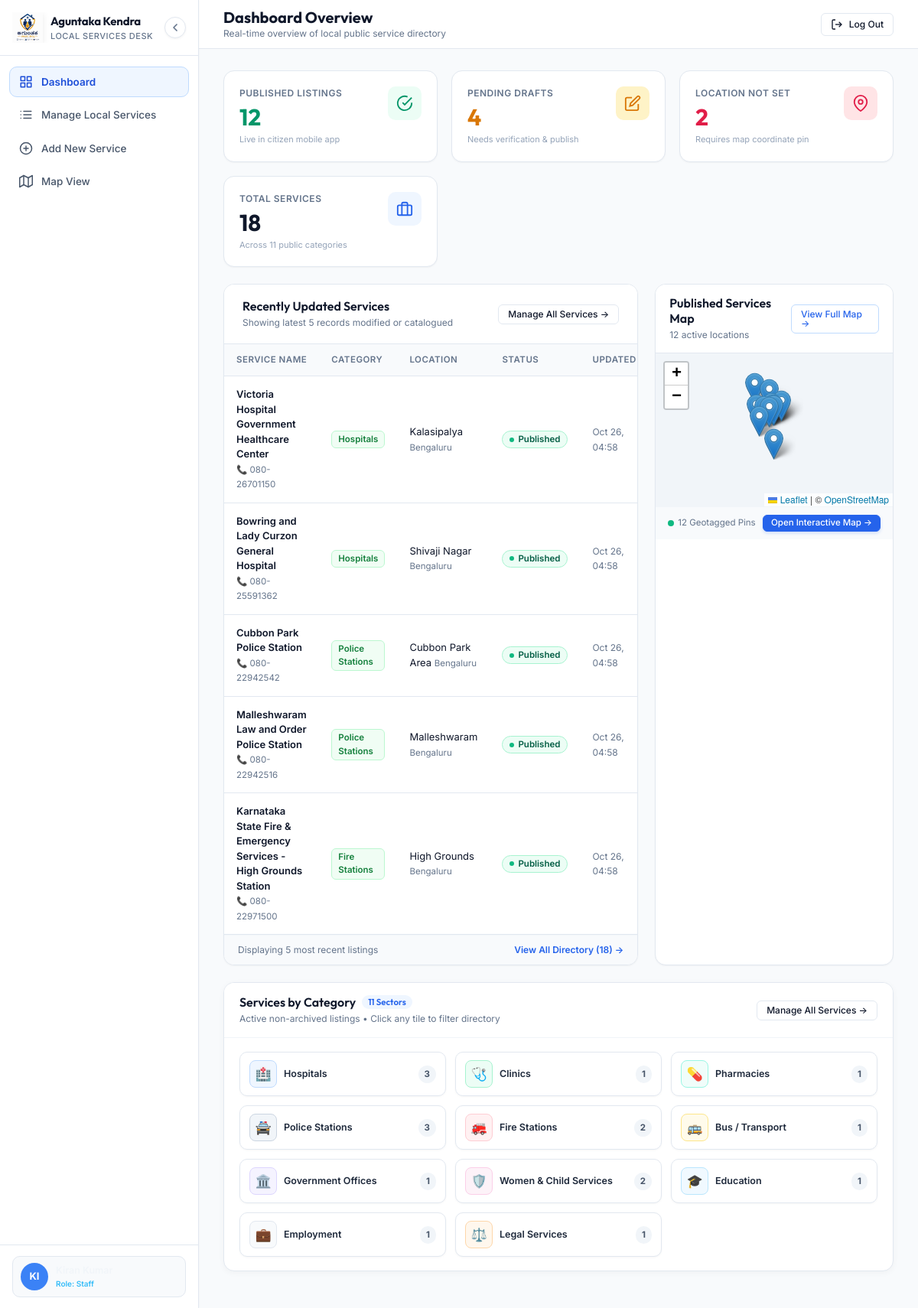
The page /dashboard.php (signed in) on the database its author committed.
### tables this page shows
CREATE TABLE IF NOT EXISTS `local_services` (
    `id` INT AUTO_INCREMENT PRIMARY KEY,
    `service_name` VARCHAR(150) NOT NULL,
    `category` VARCHAR(60) NOT NULL,
    `short_description` VARCHAR(255) NULL,
    `description` TEXT NULL,
    `file_url` VARCHAR(255) NULL,
    `file_name` VARCHAR(255) NULL,
    `file_type` VARCHAR(100) NULL,
    `phone` VARCHAR(25) NOT NULL,
    `alternate_phone` VARCHAR(25) NULL,
    `email` VARCHAR(100) NULL,
    `website` VARCHAR(255) NULL,
    `contact_person` VARCHAR(100) NULL,
    `address_line` VARCHAR(255) NOT NULL,
    `locality` VARCHAR(100) NOT NULL,
    `city` VARCHAR(100) NOT NULL,
    `district` VARCHAR(100) NOT NULL,
    `state` VARCHAR(100) DEFAULT 'Karnataka',
    `pincode` VARCHAR(10) NULL,
    `latitude` DECIMAL(10, 7) NULL,
    `longitude` DECIMAL(10, 7) NULL,
    `opening_time` TIME NULL,
    `closing_time` TIME NULL,
    `working_days` VARCHAR(100) NULL,
    `is_24_hours` TINYINT(1) DEFAULT 0,
    `availability_notes` TEXT NULL,
    `facilities` TEXT NULL,
    `accessibility_notes` TEXT NULL,
    `public_notes` TEXT NULL,
    `internal_notes` TEXT NULL,
    `status` ENUM('Draft', 'Published', 'Inactive', 'Archived') DEFAULT 'Draft',
    `created_by` INT NULL,
    `updated_by` INT NULL,
    `created_at` DATETIME DEFAULT CURRENT_TIMESTAMP,
    `updated_at` DATETIME DEFAULT CURRENT_TIMESTAMP ON UPDATE CURRENT_TIMESTAMP,
    `published_at` DATETIME NULL,
    INDEX `idx_category` (`category`),
    INDEX `idx_status` (`status`),
    INDEX `idx_city` (`city`),
    INDEX `idx_district` (`district`),
    INDEX `idx_coords` (`latitude`, `longitude`),
    CONSTRAINT `fk_service_creator` FOREIGN KEY (`created_by`) REFERENCES `staff_users` (`id`) ON DELETE SET NULL,
    CONSTRAINT `fk_service_updater` FOREIGN KEY (`updated_by`) REFERENCES `staff_users` (`id`) ON DELETE SET NULL
);

### dashboard.php (the view, shortened to what this page needs)
<?php
require_once __DIR__ . '/includes/header.php';
require_once __DIR__ . '/includes/sidebar.php';
require_once __DIR__ . '/includes/topbar.php';
$pdo = Database::getConnection();
$totalServices = (int)$pdo->query("SELECT COUNT(*) FROM local_services")->fetchColumn();
$publishedCount = (int)$pdo->query("SELECT COUNT(*) FROM local_services WHERE status = 'Published'")->fetchColumn();
$draftCount = (int)$pdo->query("SELECT COUNT(*) FROM local_services WHERE status = 'Draft'")->fetchColumn();
$missingCoordsCount = (int)$pdo->query("SELECT COUNT(*) FROM local_services WHERE latitude IS NULL OR longitude IS NULL")->fetchColumn();
$recentStmt = $pdo->query("
    SELECT s.id, s.service_name, s.category, s.locality, s.city, s.status, s.updated_at, s.phone
    FROM local_services s
    ORDER BY s.updated_at DESC
    LIMIT 5
");
$recentServices = $recentStmt->fetchAll();
$catStmt = $pdo->query("
    SELECT category, COUNT(*) as count
    FROM local_services
    WHERE status != 'Archived'
    GROUP BY category
    ORDER BY count DESC
");
$categoryBreakdown = $catStmt->fetchAll();
$catCounts = [];
foreach ($categoryBreakdown as $cb) {
    $catCounts[$cb['category']] = (int)$cb['count'];
}
$categoryMeta = [
    'Hospitals' => ['icon' => '🏥', 'bg' => '#eff6ff', 'border' => '#bfdbfe'],
    'Clinics' => ['icon' => '🩺', 'bg' => '#ecfdf5', 'border' => '#a7f3d0'],
    'Pharmacies' => ['icon' => '💊', 'bg' => '#f0fdfa', 'border' => '#99f6e4'],
    'Police Stations' => ['icon' => '🚔', 'bg' => '#f1f5f9', 'border' => '#cbd5e1'],
    'Fire Stations' => ['icon' => '🚒', 'bg' => '#fff1f2', 'border' => '#fecdd3'],
    'Bus / Transport' => ['icon' => '🚌', 'bg' => '#fffbeb', 'border' => '#fde68a'],
    'Government Offices' => ['icon' => '🏛️', 'bg' => '#f5f3ff', 'border' => '#ddd6fe'],
    'Women & Child Services' => ['icon' => '🛡️', 'bg' => '#fdf2f8', 'border' => '#fbcfe8'],
    'Education' => ['icon' => '🎓', 'bg' => '#f0f9ff', 'border' => '#bae6fd'],
    'Employment' => ['icon' => '💼', 'bg' => '#f8fafc', 'border' => '#e2e8f0'],
    'Legal Services' => ['icon' => '⚖️', 'bg' => '#fff7ed', 'border' => '#fed7aa'],
];
$mapStmt = $pdo->query("
    SELECT id, service_name, category, locality, city, latitude, longitude, phone, status
    FROM local_services
    WHERE status = 'Published' AND latitude IS NOT NULL AND longitude IS NOT NULL
    LIMIT 25
");
$mapServices = $mapStmt->fetchAll();
?>
<div class="stats-grid" style="margin-bottom: 22px;">
    <a href="services.php?status=Published" class="stat-card-link" title="Filter live published services">
        <div class="stat-card">
            <div class="stat-info">
                <span class="stat-label">Published Listings</span>
                <span class="stat-number" style="color:#059669;"><?= $publishedCount ?></span>
                <span class="stat-meta">Live in citizen mobile app</span>
            </div>
            <div class="stat-icon icon-green">
                <svg viewBox="0 0 24 24" fill="none" stroke="currentColor" stroke-width="2">
                    <path d="M22 11.08V12a10 10 0 1 1-5.93-9.14"></path>
                    <polyline points="22 4 12 14.01 9 11.01"></polyline>
                </svg>
            </div>
        </div>
    </a>
    <a href="services.php?status=Draft" class="stat-card-link" title="Review draft listings">
        <div class="stat-card">
            <div class="stat-info">
                <span class="stat-label">Pending Drafts</span>
                <span class="stat-number" style="color:#d97706;"><?= $draftCount ?></span>
                <span class="stat-meta">Needs verification & publish</span>
            </div>
            <div class="stat-icon icon-amber">
                <svg viewBox="0 0 24 24" fill="none" stroke="currentColor" stroke-width="2">
                    <path d="M11 4H4a2 2 0 0 0-2 2v14a2 2 0 0 0 2 2h14a2 2 0 0 0 2-2v-7"></path>
                    <path d="M18.5 2.5a2.121 2.121 0 0 1 3 3L12 15l-4 1 1-4 9.5-9.5z"></path>
                </svg>
            </div>
        </div>
    </a>
    <a href="services.php?has_coords=0" class="stat-card-link" title="Listings requiring GPS coordinates">
        <div class="stat-card">
            <div class="stat-info">
                <span class="stat-label">Location Not Set</span>
                <span class="stat-number" style="color:#e11d48;"><?= $missingCoordsCount ?></span>
                <span class="stat-meta">Requires map coordinate pin</span>
            </div>
            <div class="stat-icon icon-rose">
                <svg viewBox="0 0 24 24" fill="none" stroke="currentColor" stroke-width="2">
                    <path d="M21 10c0 7-9 13-9 13s-9-6-9-13a9 9 0 0 1 18 0z"></path>
                    <circle cx="12" cy="10" r="3"></circle>
                </svg>
            </div>
        </div>
    </a>
    <a href="services.php" class="stat-card-link" title="View all local services">
        <div class="stat-card">
            <div class="stat-info">
                <span class="stat-label">Total Services</span>
                <span class="stat-number"><?= $totalServices ?></span>
                <span class="stat-meta">Across 11 public categories</span>
            </div>
            <div class="stat-icon icon-blue">
                <svg viewBox="0 0 24 24" fill="none" stroke="currentColor" stroke-width="2">
                    <rect x="2" y="7" width="20" height="14" rx="2" ry="2"></rect>
                    <path d="M16 21V5a2 2 0 0 0-2-2h-4a2 2 0 0 0-2 2v16"></path>
                </svg>
            </div>
        </div>
    </a>
</div>
<div style="display:grid; grid-template-columns: 2fr 1.15fr; gap: 22px; margin-bottom: 22px;">
    <div class="card" style="margin-bottom:0; display:flex; flex-direction:column;">
        <div class="card-header">
            <div>
                <h3 class="card-title">Recently Updated Services</h3>
                <span class="card-subtitle">Showing latest 5 records modified or catalogued</span>
            </div>
            <a href="services.php" class="btn btn-secondary btn-sm">Manage All Services →</a>
        </div>
        <div class="table-responsive" style="flex:1;">
            <table class="data-table">
                <thead>
                    <tr>
                        <th>Service Name</th>
                        <th>Category</th>
                        <th>Location</th>
                        <th>Status</th>
                        <th>Updated</th>
                    </tr>
                </thead>
                <tbody>
                    <?php if (empty($recentServices)): ?>
                        <tr><td colspan="6" style="text-align:center; padding:30px; color:#64748b;">No services recorded yet.</td></tr>
                    <?php else: ?>
                        <?php foreach ($recentServices as $svc): ?>
                            <tr>
                                <td>
                                    <span class="table-service-name"><?= htmlspecialchars($svc['service_name']) ?></span>
                                    <span class="table-subtext">📞 <?= htmlspecialchars($svc['phone']) ?></span>
                                </td>
                                <td>
                                    <a href="services.php?category=<?= urlencode($svc['category']) ?>" class="category-tag" style="text-decoration:none;">
                                        <?= htmlspecialchars($svc['category']) ?>
                                    </a>
                                </td>
                                <td>
                                    <span><?= htmlspecialchars($svc['locality']) ?></span>
                                    <span class="table-subtext"><?= htmlspecialchars($svc['city']) ?></span>
                                </td>
                                <td>
                                    <span class="badge-status status-<?= str_replace(' ', '_', $svc['status']) ?>">
                                        <?= htmlspecialchars($svc['status']) ?>
                                    </span>
                                </td>
                                <td>
                                    <span style="font-size:12px; color:#64748b;">
                                        <?= date('M d, H:i', strtotime($svc['updated_at'])) ?>
                                    </span>
                                </td>
                            </tr>
                        <?php endforeach; ?>
                    <?php endif; ?>
                </tbody>
            </table>
        </div>
        <div style="padding:10px 18px; background:#f8fafc; border-top:1px solid #f1f5f9; display:flex; justify-content:space-between; align-items:center;">
            <span style="font-size:12px; color:#64748b;">Displaying 5 most recent listings</span>
            <a href="services.php" style="font-size:12px; font-weight:600; color:#2563eb; text-decoration:none;">
                View All Directory (<?= $totalServices ?>) &rarr;
            </a>
        </div>
    </div>
    <div class="card" style="margin-bottom:0; display:flex; flex-direction:column;">
        <div class="card-header" style="padding:14px 18px;">
            <div>
                <h3 class="card-title">Published Services Map</h3>
                <span class="card-subtitle"><?= count($mapServices) ?> active locations</span>
            </div>
            <a href="map.php" class="btn btn-outline-primary btn-sm">View Full Map &rarr;</a>
        </div>
        <div class="card-body" style="padding:0; position:relative;">
            <div id="dashboardMap" style="width:100%; height:200px; border-radius:0; position:relative; z-index:1;"></div>
        </div>
        <div style="padding:10px 16px; background:#f8fafc; border-top:1px solid #f1f5f9; display:flex; justify-content:space-between; align-items:center;">
            <span style="font-size:11.5px; color:#64748b; display:flex; align-items:center; gap:5px;">
                <span style="width:8px; height:8px; border-radius:50%; background:#10b981; display:inline-block;"></span>
                <?= count($mapServices) ?> Geotagged Pins
            </span>
            <a href="map.php" class="btn btn-primary btn-sm" style="font-size:11.5px; padding:4px 10px;">
                Open Interactive Map &rarr;
            </a>
        </div>
    </div>
</div>
<div class="card" style="margin-bottom:0; box-shadow: 0 2px 8px rgba(0,0,0,0.04);">
    <div class="card-header" style="padding:15px 20px; border-bottom:1px solid #f1f5f9; display:flex; justify-content:space-between; align-items:center;">
        <div>
            <h3 class="card-title" style="display:flex; align-items:center; gap:8px;">
                <span>Services by Category</span>
                <span style="font-size:11.5px; font-weight:600; background:#eff6ff; color:#2563eb; padding:2px 8px; border-radius:12px;">11 Sectors</span>
            </h3>
            <span class="card-subtitle">Active non-archived listings &bull; Click any tile to filter directory</span>
        </div>
        <a href="services.php" class="btn btn-secondary btn-sm" style="font-size:12px;">Manage All Services &rarr;</a>
    </div>
    <div class="card-body" style="padding:18px 20px;">
        <div class="category-directory-grid">
            <?php foreach (SERVICE_CATEGORIES as $catName): ?>
                <?php
                    $cnt = $catCounts[$catName] ?? 0;
                    $meta = $categoryMeta[$catName] ?? ['icon' => '📍', 'bg' => '#f1f5f9', 'border' => '#e2e8f0'];
                ?>
                <a href="services.php?category=<?= urlencode($catName) ?>" class="cat-tile" title="View <?= htmlspecialchars($catName) ?> (<?= $cnt ?> listings)">
                    <div class="cat-tile-left">
                        <div class="cat-tile-icon" style="background:<?= $meta['bg'] ?>; border:1px solid <?= $meta['border'] ?>;">
                            <?= $meta['icon'] ?>
                        </div>
                        <span class="cat-tile-title"><?= htmlspecialchars($catName) ?></span>
                    </div>
                    <span class="cat-tile-count"><?= $cnt ?></span>
                </a>
            <?php endforeach; ?>
        </div>
    </div>
</div>
<?php require_once __DIR__ . '/includes/footer.php'; ?>

### rows shown on the page
local_services: service_name "Victoria Hospital Government Healthcare Center", phone "080-26701150", category "Hospitals", locality "Kalasipalya", city "Bengaluru", status "Published", updated_at "Oct 26, 04:58"
local_services: service_name "Bowring and Lady Curzon General Hospital", phone "080-25591362", category "Hospitals", locality "Shivaji Nagar", city "Bengaluru", status "Published", updated_at "Oct 26, 04:58"
local_services: service_name "Cubbon Park Police Station", phone "080-22942542", category "Police Stations", locality "Cubbon Park Area", city "Bengaluru", status "Published", updated_at "Oct 26, 04:58"
local_services: service_name "Malleshwaram Law and Order Police Station", phone "080-22942516", category "Police Stations", locality "Malleshwaram", city "Bengaluru", status "Published", updated_at "Oct 26, 04:58"
local_services: service_name "Karnataka State Fire & Emergency Services - High Grounds Station", phone "080-22971500", category "Fire Stations", locality "High Grounds", city "Bengaluru", status "Published", updated_at "Oct 26, 04:58"

### other values the page prints
substr($currentUser['name'] ?? 'S', 0, 2) "KI"
$currentUser['role'] "Staff"
$pageTitle "Dashboard Overview"
$pageSubtitle "Real-time overview of local public service directory"
$publishedCount "12"
$draftCount "4"
$missingCoordsCount "2"
$totalServices "18"
count($mapServices) "12"
$meta['icon'] "🏥"
$catName "Hospitals"
$cnt "3"
$meta['icon'] "🩺"
$catName "Clinics"
$cnt "1"
